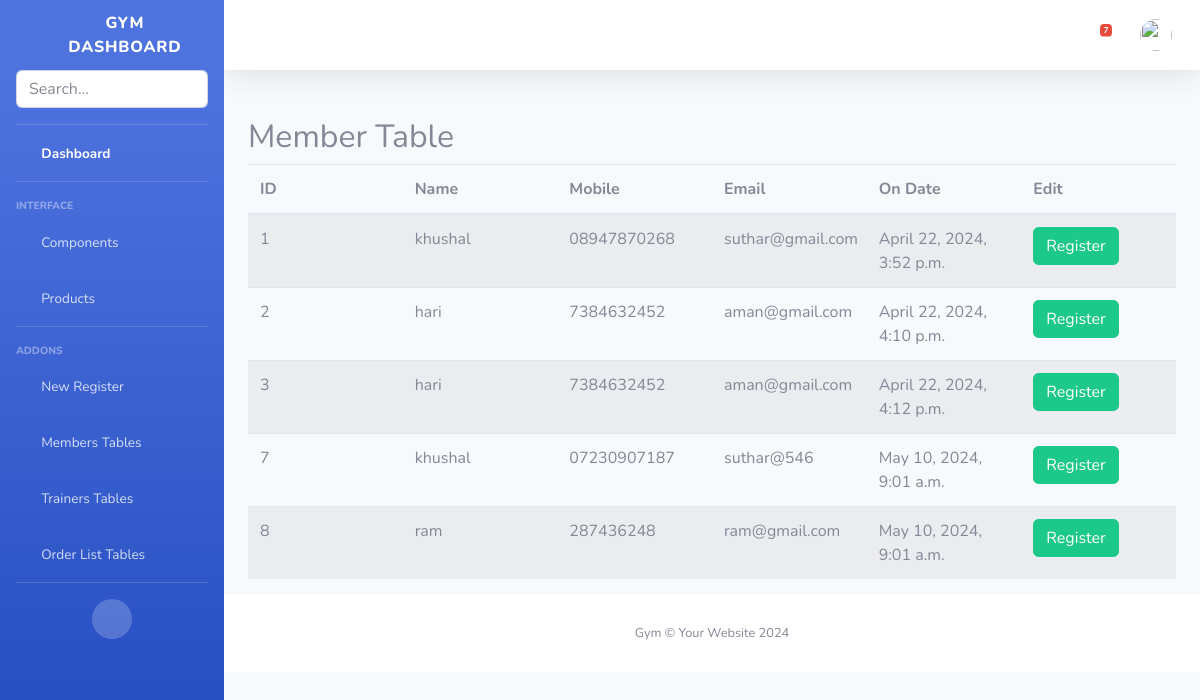
The page /admin_siteuser/ on the database its author committed.
### gymapp/models.py (models this page shows)
class Onsite(models.Model):
    GENDER_CHOICES = [
        ('male', 'Male'),
        ('female', 'Female'),
        ('other', 'Other')
    ]
    id = models.AutoField(primary_key=True)
    name = models.CharField(max_length=100)
    gender = models.CharField(max_length=10, choices=GENDER_CHOICES)
    mobile = models.CharField(max_length=15)
    email = models.EmailField()
    created_at = models.DateTimeField(auto_now_add=True)

### gymapp/views.py (the view)
# urls.py: path('admin_siteuser/', views.admin_siteuser, name='admin_siteuser'),
def admin_siteuser(request):
    msg = messages.objects.all()
    datasite = Onsite.objects.all()
    return render(request, 'back/admin_siteuser.html', {'datasite': datasite,'messages':msg})

### gymapp/templates/back/admin_siteuser.html (shortened to what this page needs)
{% extends 'back/admin_base.html' %}
{% load static %}
{% block mainblock %}
<div class="container mt-5" style="overflow-x:auto;">
    <h2>Member Table</h2>
    <table class="table table-striped" style="width:100%; table-layout: fixed;">
        <thead>
            <tr>
                <th>ID</th>
                <th>Name</th>
                <th>Mobile</th>
                <th>Email</th>
                <th>On Date</th>
                <th>Edit</th>
            </tr>
        </thead>
        <tbody style="overflow-y: scroll; height: 300px;">
            {% for data in datasite %}
            <tr>
                <td>{{ data.id}}</td>
                <td>{{ data.name }}</td>
                <td>{{ data.mobile }}</td>
                <td>{{ data.email }}</td>
                <td>{{ data.created_at}}</td>
                <td><a href="{% url 'admin_onsitereg' siteuser_id=data.id %}" class="btn btn-success  ">Register</a></td>
            </tr>
            {% endfor %}
        </tbody>
    </table>
</div>
{% endblock %}

### rows shown on the page
Onsite: id "1", name "khushal", mobile "08947870268", email "suthar@gmail.com", created_at "April 22, 2024, 3:52 p.m."
Onsite: id "2", name "hari", mobile "7384632452", email "aman@gmail.com", created_at "April 22, 2024, 4:10 p.m."
Onsite: id "3", name "hari", mobile "7384632452", email "aman@gmail.com", created_at "April 22, 2024, 4:12 p.m."
Onsite: id "7", name "khushal", mobile "07230907187", email "suthar@546", created_at "May 10, 2024, 9:01 a.m."
Onsite: id "8", name "ram", mobile "287436248", email "ram@gmail.com", created_at "May 10, 2024, 9:01 a.m."
